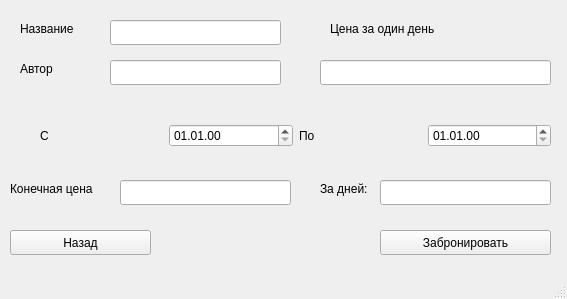
<?xml version="1.0" encoding="UTF-8"?>
<ui version="4.0">
 <class>MainWindow</class>
 <widget class="QMainWindow" name="MainWindow">
  <property name="geometry">
   <rect>
    <x>0</x>
    <y>0</y>
    <width>567</width>
    <height>299</height>
   </rect>
  </property>
  <property name="windowTitle">
   <string>MainWindow</string>
  </property>
  <widget class="QWidget" name="centralwidget">
   <widget class="QLabel" name="label">
    <property name="geometry">
     <rect>
      <x>20</x>
      <y>20</y>
      <width>71</width>
      <height>17</height>
     </rect>
    </property>
    <property name="text">
     <string>Название</string>
    </property>
   </widget>
   <widget class="QLineEdit" name="lineEdit">
    <property name="geometry">
     <rect>
      <x>110</x>
      <y>20</y>
      <width>171</width>
      <height>25</height>
     </rect>
    </property>
    <property name="readOnly">
     <bool>true</bool>
    </property>
   </widget>
   <widget class="QLabel" name="label_2">
    <property name="geometry">
     <rect>
      <x>20</x>
      <y>60</y>
      <width>71</width>
      <height>17</height>
     </rect>
    </property>
    <property name="text">
     <string>Автор</string>
    </property>
   </widget>
   <widget class="QLineEdit" name="lineEdit_2">
    <property name="geometry">
     <rect>
      <x>110</x>
      <y>60</y>
      <width>171</width>
      <height>25</height>
     </rect>
    </property>
    <property name="readOnly">
     <bool>true</bool>
    </property>
   </widget>
   <widget class="QLabel" name="label_3">
    <property name="geometry">
     <rect>
      <x>330</x>
      <y>20</y>
      <width>201</width>
      <height>17</height>
     </rect>
    </property>
    <property name="text">
     <string>Цена за один день</string>
    </property>
   </widget>
   <widget class="QLineEdit" name="lineEdit_3">
    <property name="geometry">
     <rect>
      <x>320</x>
      <y>60</y>
      <width>231</width>
      <height>25</height>
     </rect>
    </property>
    <property name="readOnly">
     <bool>true</bool>
    </property>
   </widget>
   <widget class="QWidget" name="horizontalLayoutWidget">
    <property name="geometry">
     <rect>
      <x>40</x>
      <y>110</y>
      <width>511</width>
      <height>51</height>
     </rect>
    </property>
    <layout class="QHBoxLayout" name="horizontalLayout">
     <item>
      <widget class="QLabel" name="label_4">
       <property name="text">
        <string>C</string>
       </property>
      </widget>
     </item>
     <item>
      <widget class="QDateTimeEdit" name="dateTimeEdit_2">
       <property name="dateTime">
        <datetime>
         <hour>0</hour>
         <minute>0</minute>
         <second>0</second>
         <year>2000</year>
         <month>1</month>
         <day>1</day>
        </datetime>
       </property>
       <property name="displayFormat">
        <string>dd.MM.yy</string>
       </property>
      </widget>
     </item>
     <item>
      <widget class="QLabel" name="label_5">
       <property name="text">
        <string>По</string>
       </property>
      </widget>
     </item>
     <item>
      <widget class="QDateTimeEdit" name="dateTimeEdit">
       <property name="displayFormat">
        <string>dd.MM.yy</string>
       </property>
      </widget>
     </item>
    </layout>
   </widget>
   <widget class="QLabel" name="label_6">
    <property name="geometry">
     <rect>
      <x>10</x>
      <y>180</y>
      <width>131</width>
      <height>17</height>
     </rect>
    </property>
    <property name="text">
     <string>Конечная цена</string>
    </property>
   </widget>
   <widget class="QLineEdit" name="lineEdit_4">
    <property name="geometry">
     <rect>
      <x>120</x>
      <y>180</y>
      <width>171</width>
      <height>25</height>
     </rect>
    </property>
    <property name="readOnly">
     <bool>true</bool>
    </property>
   </widget>
   <widget class="QLabel" name="label_7">
    <property name="geometry">
     <rect>
      <x>320</x>
      <y>180</y>
      <width>131</width>
      <height>17</height>
     </rect>
    </property>
    <property name="text">
     <string>За дней:</string>
    </property>
   </widget>
   <widget class="QLineEdit" name="lineEdit_5">
    <property name="geometry">
     <rect>
      <x>380</x>
      <y>180</y>
      <width>171</width>
      <height>25</height>
     </rect>
    </property>
    <property name="readOnly">
     <bool>true</bool>
    </property>
   </widget>
   <widget class="QPushButton" name="pushButton">
    <property name="geometry">
     <rect>
      <x>380</x>
      <y>230</y>
      <width>171</width>
      <height>25</height>
     </rect>
    </property>
    <property name="text">
     <string>Забронировать</string>
    </property>
   </widget>
   <widget class="QPushButton" name="pushButton_2">
    <property name="geometry">
     <rect>
      <x>10</x>
      <y>230</y>
      <width>141</width>
      <height>25</height>
     </rect>
    </property>
    <property name="text">
     <string>Назад</string>
    </property>
   </widget>
  </widget>
  <widget class="QStatusBar" name="statusbar"/>
 </widget>
 <resources/>
 <connections/>
</ui>
